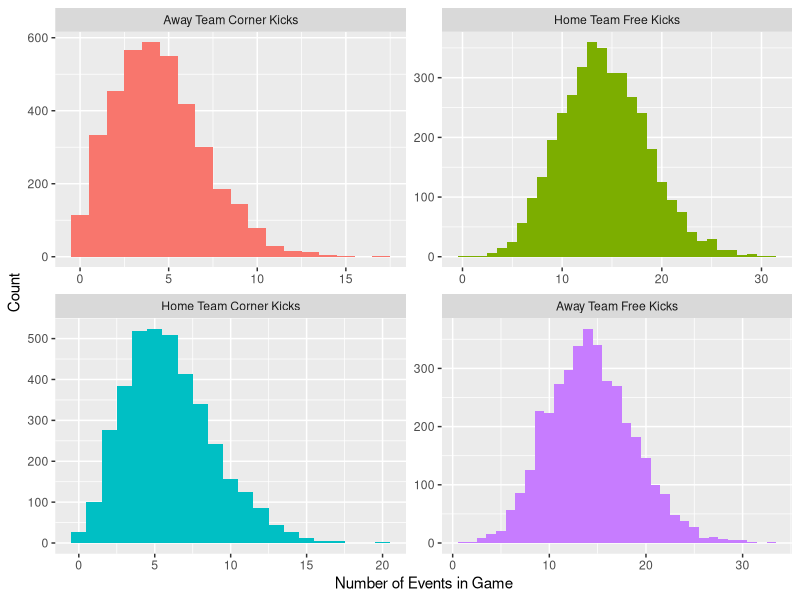
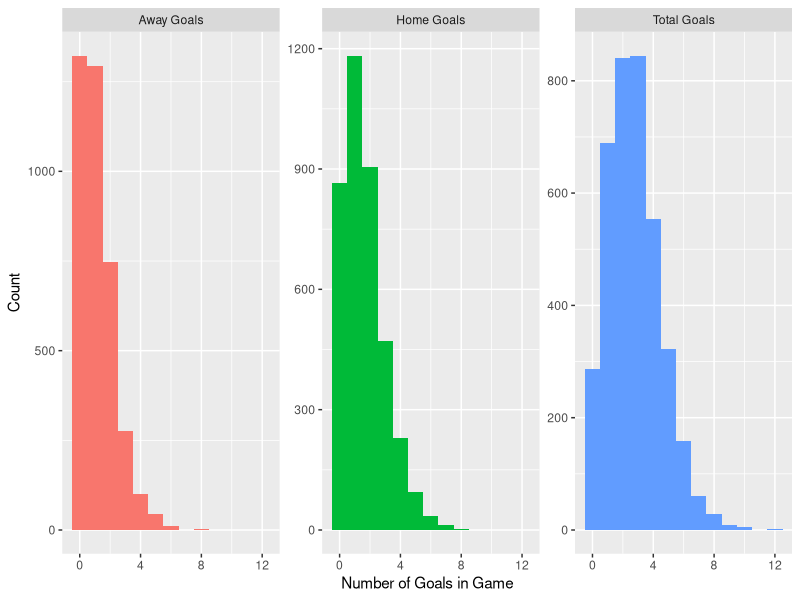
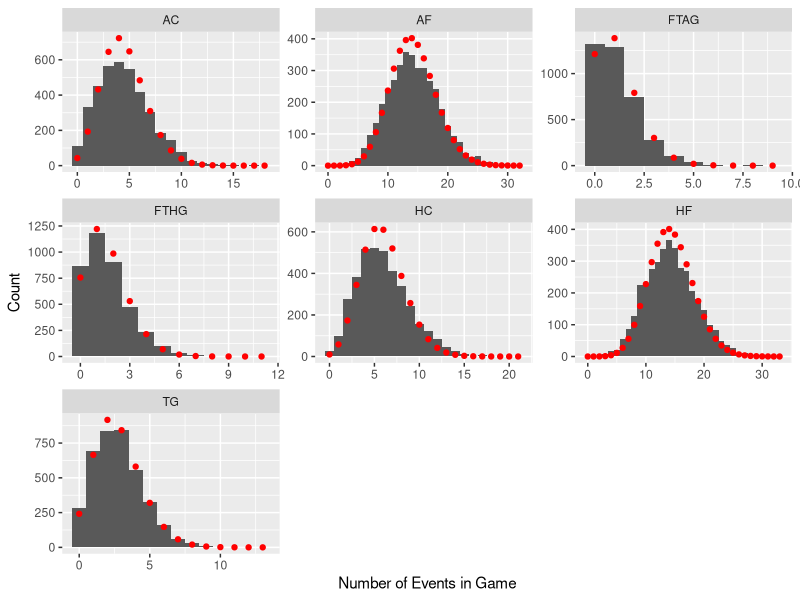
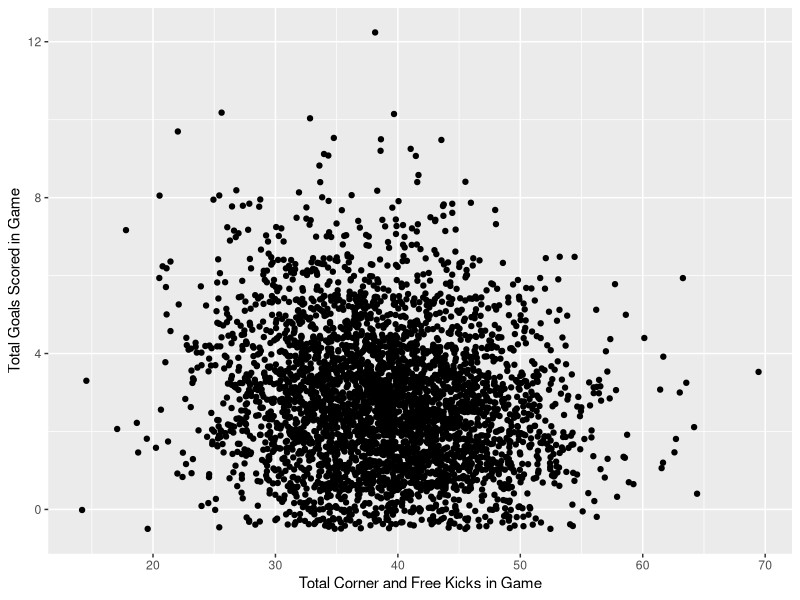
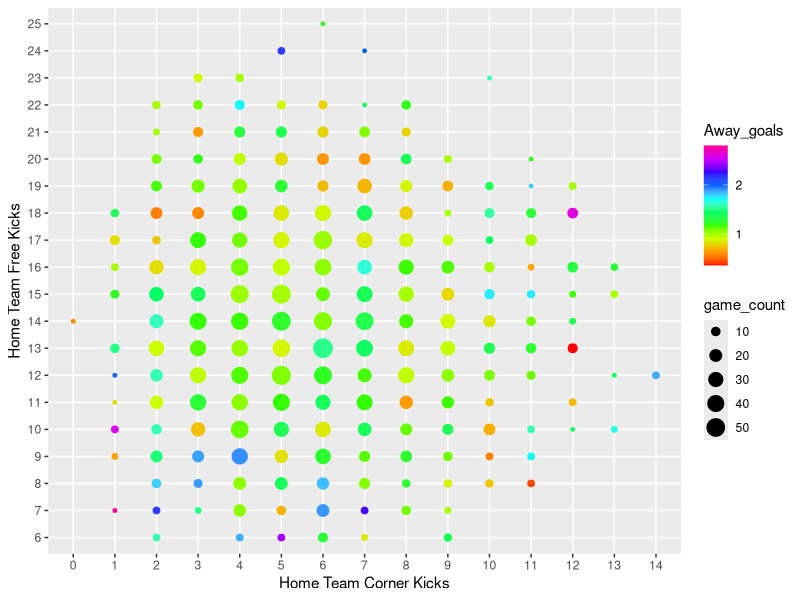
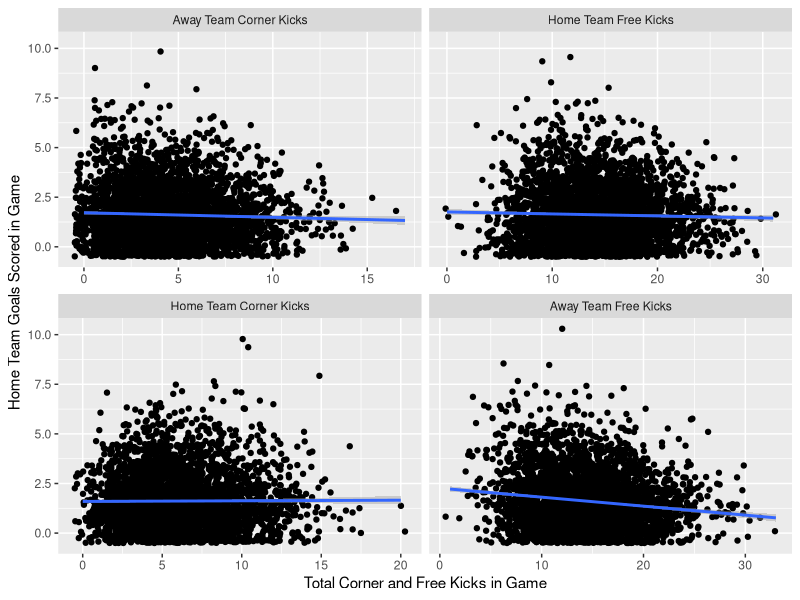
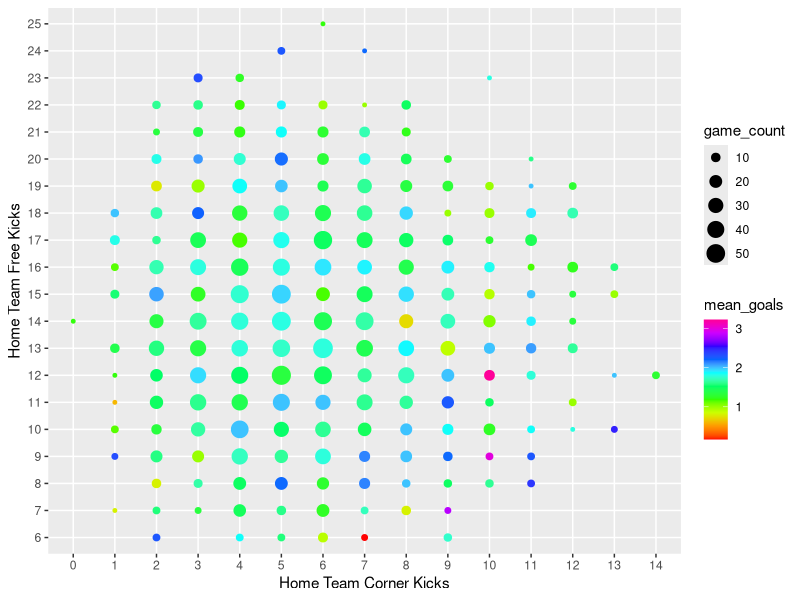
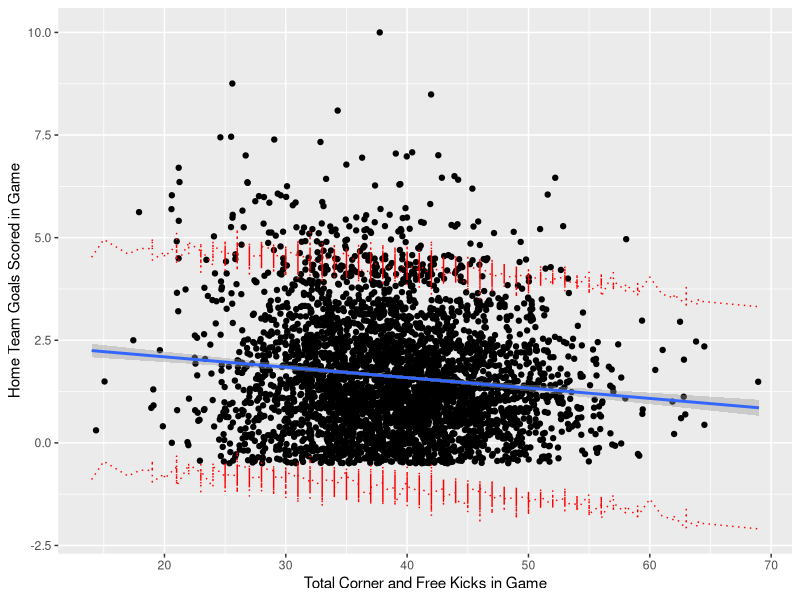

These figures' R source, in order:
## ---- chunk 1
knitr::opts_chunk$set(echo = TRUE)
library(tidyverse)
library(MASS)
library(plyr)
## ---- chunk 2
# Div = League Division
# Date = Match Date (dd/mm/yy)
# HomeTeam = Home Team
# AwayTeam = Away Team
# FTHG= Full Time Home Team Goals
# FTAG= Full Time Away Team Goals
# HS = Home Team Shots
# AS = Away Team Shots
# HST = Home Team Shots on Target
# AST = Away Team Shots on Target
# HC = Home Team Corners
# AC = Away Team Corners
# HF = Home Team Fouls Committed
# AF = Away Team Fouls Committed
# HY = Home Team Yellow Cards
# AY = Away Team Yellow Cards
# HR = Home Team Red Cards
# AR = Away Team Red Cards
## ---- chunk 3
#read data 
football = read.table("allseasons.csv", header = T, sep=",")
#determine total goals (TG)
football$TG=with(football,FTHG+FTAG)

#gather based on the number of corner in free kicks, our variables of interest. 
football_long_in <- football %>% gather(key = "param", value = "count", c("HF","AF","HC","AC"))
football_long <- football_long_in[,c("FTHG","FTAG","TG","param","count")]
football_long$param.name <- factor(football_long$param)
levels(football_long$param.name) <- c("Away Team Corner Kicks",
                                      "Home Team Free Kicks", 
                                      "Home Team Corner Kicks", 
                                      "Away Team Free Kicks")

#gather based on types of scores
football_long_scores <- football %>% gather(key = "goal_type", 
                                            value = "score", c("FTHG", "FTAG", "TG"))
football_long_scores$goal.name <- factor(football_long_scores$goal_type)
levels(football_long_scores$goal.name) <- c("Away Goals", "Home Goals", "Total Goals")

#gather based on all parameters of interest:
param_list <- c("HF","AF","HC","AC","FTHG", "FTAG", "TG")
football_all_long <- football %>% gather(key="param", value = "count", param_list)
football_all_long <- football_all_long[,c("param","count")]
football_all_long$param.name <- factor(football_all_long$param)
#note that AF (away fouls) becomes Home Team Free Kicks, and HF becomes Away Team Free Kicks 
levels(football_all_long$param.name) <- c("Away Team Corner Kicks",
                                          "Home Team Free Kicks", 
                                          "Away Team Goals",
                                          "Home Team Goals", 
                                          "Home Team Corner Kicks", 
                                          "Away Team Free Kicks",
                                          "Total Goals")
## ---- chunk 4
football_long %>% ggplot(aes(x = count, fill=param)) + 
  geom_histogram(binwidth = 1) + 
  facet_wrap(~param.name, scales="free") +
  theme(legend.position="none") +
  xlab("Number of Events in Game") + 
  ylab("Count")
## ---- chunk 5
football_long_scores %>% ggplot(aes(x = score, fill=goal_type)) + 
  geom_histogram(binwidth = 1) + 
  facet_wrap(~goal.name, scales="free_y") +
  theme(legend.position="none") +
  xlab("Number of Goals in Game") + 
  ylab("Count")
## ---- chunk 6
#Find lambda for a fitted Poisson curve, as well as other statistics, for each game stat.
params <- football_all_long %>% group_by(param) %>%
  dplyr::summarise(lambda = MASS::fitdistr(count, "Poisson")$estimate[1],
                   max = max(count),
                   count = n())

#Find the predicted values of a Poisson curve with the estmated lambda for each game stat. 
#inspired by https://stackoverflow.com/questions/1376967/
grid <- with(football_all_long, seq.int(min(count), max(count), 1))
pois_dens <- ddply(football_all_long, "param", function(df) {
  data.frame( 
    predicted = grid,
    density = dpois(grid, MASS::fitdistr(df[,2], "Poisson")$estimate[1])*length(df[,2])
  )
})
#modify the predicted data to fit with free-scale facet wrap when plotting
pois_dens_mod <- left_join(pois_dens,params, by = "param") %>% filter(predicted <= max + 1)

#plot the game stat with the Poisson predicted curves. 
football_all_long %>% ggplot(aes(x = count)) + geom_histogram(binwidth = 1) +
  geom_point(aes(x=predicted, y=density), data=pois_dens_mod, color="red") +
  facet_wrap(~param, scale="free") +
  xlab("Number of Events in Game") + 
  ylab("Count")
## ---- chunk 7
#use geom_jitter with 0.5 for height and width to show density of data better 
football %>% ggplot(aes(y=TG, x=HF+AF+HC+AC)) + geom_jitter(width=0.5, height=0.5) +
  ylab("Total Goals Scored in Game") + 
  xlab("Total Corner and Free Kicks in Game")
## ---- chunk 8
cor(football[,c("FTHG","FTAG","TG")],football[,c("HF","AF","HC","AC")])
## ---- chunk 9
#Total goals
fit_all = lm(TG ~ HC*AF + HF*AC, data=football)
summary(fit_all)

#We see that interation is not significant, so try with no interaction.
# fit_all = lm(TG ~ HC + AF + HF + AC, data=football)
# summary(fit_all) #AC and HC are not significant
fit_all = lm(TG ~ AF + HF, data=football)
summary(fit_all)
## ---- chunk 10
#Away Team goals
fit_away = lm(FTAG ~ HC*AF + HF*AC, data=football)
summary(fit_away)

# We see that HF, AC, and HF:AC are not significant. We will try again without the HF*AC term.
fit_away = lm(FTAG ~ HC*AF , data=football)
summary(fit_away)
## ---- chunk 11
football$HC.f <- factor(football$HC)
football$AF.f <- factor(football$AF)
football %>% group_by(HC.f,AF.f) %>% dplyr::summarise(Away_goals = mean(FTAG),
                                                      game_count = n()) %>%
  filter(game_count >=5) %>% #to remove counts with few data points
  ggplot(aes(x=HC.f,y=AF.f, colour = Away_goals, size=game_count)) + 
  geom_point() +
  scale_colour_gradientn(colours=rainbow(10)) + 
  ylab("Home Team Free Kicks") + 
  xlab("Home Team Corner Kicks")
## ---- chunk 12
#Home Team goals
fit_home = lm(FTHG ~ HC*AF + HF*AC, data=football)
summary(fit_home)
## ---- chunk 13
fit_home = lm(FTHG ~ HC*AF + HF + AC, data=football)
summary(fit_home)
## ---- chunk 14
football_long %>% 
  ggplot(aes(y=FTHG, x=count)) + geom_jitter(width=0.5, height=0.5) +
  ylab("Home Team Goals Scored in Game") + 
  xlab("Total Corner and Free Kicks in Game") +
  geom_smooth(method=lm, se=TRUE) + 
  facet_wrap(~param.name, scales = "free_x")
## ---- chunk 15
football %>% group_by(HC.f,AF.f) %>% dplyr::summarise(mean_goals = mean(FTHG),
                                                      game_count = n()) %>%
  filter(game_count >=5) %>% #to remove counts with few data points
  ggplot(aes(x=HC.f,y=AF.f, colour = mean_goals, size=game_count)) + 
  geom_point() +
  scale_colour_gradientn(colours=rainbow(10)) + 
  ylab("Home Team Free Kicks") + 
  xlab("Home Team Corner Kicks")
## ---- chunk 16
FTHG_predict <- predict(fit_home, interval="prediction")

football_predict <- cbind(football, FTHG_predict)
football_predict %>% 
  ggplot(aes(y=FTHG, x=HF+AF+HC+AC)) + geom_jitter(width=0.5, height=0.5) +
  ylab("Home Team Goals Scored in Game") + 
  xlab("Total Corner and Free Kicks in Game") +
  geom_smooth(method=lm, se=TRUE) +
  geom_line(aes(y=lwr), color = "red", linetype = "dotted")+
  geom_line(aes(y=upr), color = "red", linetype = "dotted")
  
football_predict$resid <- football_predict$FTHG - football_predict$fit
football_predict %>% 
  ggplot(aes(y=resid, x=HF+AF+HC+AC)) + geom_jitter(width=0.5, height=0.5) +
  ylab("Home Team Goal Linear Model Residual") + 
  xlab("Total Corner and Free Kicks in Game")

abs_res_mean <- mean(abs(football_predict$resid))
FTHG_mean <- mean(football_predict$FTHG)
